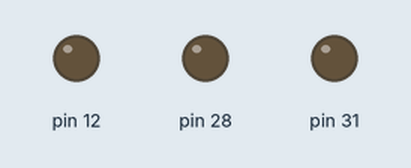
A sketch run on a simulated Arduino Mega 2560, built with avr-gcc and run on an emulated ATmega2560. Parts: output pins drawn as LEDs (lit = HIGH).

Above: at 0.5 s.
At 1.2 s:
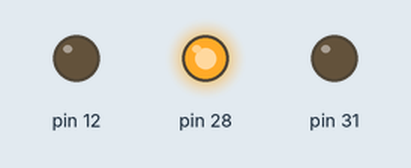
At 2.2 s:
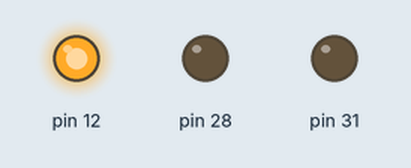
At 3.2 s:
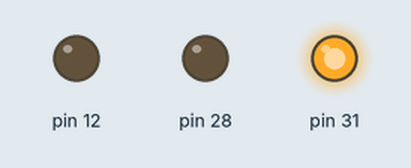
Timing chart, 0 to 5.2 s (numbered marks = the images above):
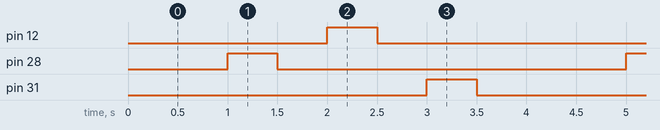

The sketch:

blinkled1.c.ino
```cpp
#include<avr/io.h>
#include<util/delay.h>
#define blink_port_D PORTD
#define blink_port_A PORTA
#define blink_port_B PORTB
#define blink_port_C PORTC
#define F_CPU 1000000UL
int main(void)
{
  DDRD = DDRD |(0X01<<PD6);
  DDRA = DDRA |(0x01<<PA6);
  DDRC = DDRC |(0X01<<PB6);
  DDRB =DDRB |(0X01<<PC6);
    while('!')
    {
     blink_port_D |= (0X01<<PD6);
       _delay_ms(500);

       blink_port_D &= ~(0X01<<PD6);
       _delay_ms(500);

     blink_port_A |=(0X01<<PA6);
     _delay_ms(500);

     blink_port_A &= ~(0X01<<PA6);
     _delay_ms(500);
     blink_port_B |=(0X01<<PB6);
     _delay_ms(500);

     blink_port_B &= ~(0X01<<PB6);
     _delay_ms(500);
     blink_port_C |=(0X01<<PC6);
     _delay_ms(500);

     blink_port_C &= ~(0X01<<PC6);
     _delay_ms(500);

    }
}
```

Measured:
- by itself, pin 12, pin 28, pin 31: alternates HIGH for 0.50 s and LOW for 3.5 s
- by itself, everything shown: repeats every 4.0 s, in 6 steps
